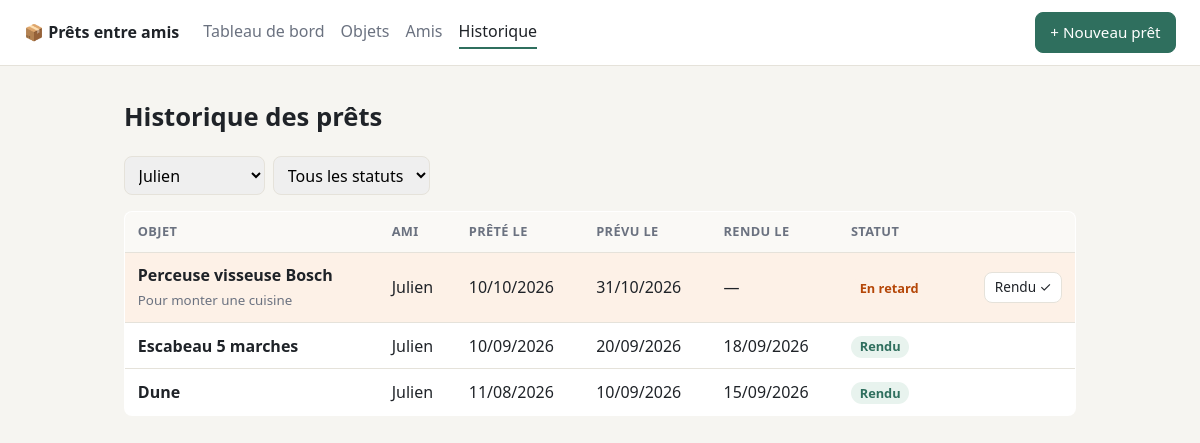
/loans?friend=2, run on the app's committed database.
### tables this page shows
CREATE TABLE loans (
    id          INT UNSIGNED AUTO_INCREMENT PRIMARY KEY,
    item_id     INT UNSIGNED NOT NULL,
    friend_id   INT UNSIGNED NOT NULL,
    loaned_at   DATE         NOT NULL,
    due_at      DATE         NULL,
    returned_at DATE         NULL,
    notes       VARCHAR(255) NULL,
    created_at  DATETIME     NOT NULL DEFAULT CURRENT_TIMESTAMP,

     
     
     
    active_item_id INT UNSIGNED AS (IF(returned_at IS NULL, item_id, NULL)) STORED,
    UNIQUE KEY uq_loans_one_active_per_item (active_item_id),

    KEY idx_loans_friend (friend_id),
    KEY idx_loans_status (returned_at, due_at),

    CONSTRAINT fk_loans_item   FOREIGN KEY (item_id)   REFERENCES items (id)   ON DELETE RESTRICT,
    CONSTRAINT fk_loans_friend FOREIGN KEY (friend_id) REFERENCES friends (id) ON DELETE RESTRICT,
    CONSTRAINT chk_loans_due      CHECK (due_at IS NULL OR due_at >= loaned_at),
    CONSTRAINT chk_loans_returned CHECK (returned_at IS NULL OR returned_at >= loaned_at)
);

CREATE TABLE items (
    id         INT UNSIGNED AUTO_INCREMENT PRIMARY KEY,
    name       VARCHAR(150) NOT NULL,
    category   VARCHAR(50)  NOT NULL DEFAULT 'Autre',
    notes      TEXT         NULL,
    created_at DATETIME     NOT NULL DEFAULT CURRENT_TIMESTAMP,
    KEY idx_items_category (category)
);

CREATE TABLE friends (
    id         INT UNSIGNED AUTO_INCREMENT PRIMARY KEY,
    name       VARCHAR(100) NOT NULL,
    email      VARCHAR(255) NULL,
    phone      VARCHAR(30)  NULL,
    created_at DATETIME     NOT NULL DEFAULT CURRENT_TIMESTAMP,
    UNIQUE KEY uq_friends_name (name)
);

### src/Controller/LoanController.php (called while the page is built, shortened)
<?php
final class LoanController
{
    public function history(): void
    {
        $friendId = Input::int('friend');
        $status = Input::nullable('status');
        $this->view->render('loans/history', [
            'title'    => 'Historique des prêts',
            'loans'    => $this->loans->history($friendId, $status),
            'friends'  => $this->friends->all(),
            'friendId' => $friendId,
            'status'   => $status,
        ]);
    }
}

### public/index.php (called while the page is built, shortened)
<?php
spl_autoload_register(static function (string $class): void {
    if (str_starts_with($class, 'App\\')) {
        $file = __DIR__ . '/../src/' . str_replace('\\', '/', substr($class, 4)) . '.php';
    }
});
require __DIR__ . '/../src/helpers.php';
$view = new View(__DIR__ . '/../templates');
try {
    $pdo = Database::connection();
    $friendRepo = new FriendRepository($pdo);
    $itemRepo = new ItemRepository($pdo);
    $loanRepo = new LoanRepository($pdo);
    $dashboard = new DashboardController($view, $loanRepo);
    $friends = new FriendController($view, $friendRepo);
    $items = new ItemController($view, $itemRepo);
    $loans = new LoanController($view, $loanRepo, $itemRepo, $friendRepo);
    $router = new Router();
    $router->get('/', $dashboard->index(...));
    $router->get('/friends', $friends->index(...));
    $router->get('/friends/new', $friends->create(...));
    $router->post('/friends', $friends->store(...));
    $router->get('/friends/{id}/edit', $friends->edit(...));
    $router->post('/friends/{id}', $friends->update(...));
    $router->post('/friends/{id}/delete', $friends->delete(...));
    $router->get('/items', $items->index(...));
    $router->get('/items/new', $items->create(...));
    $router->post('/items', $items->store(...));
    $router->get('/items/{id}/edit', $items->edit(...));
    $router->post('/items/{id}', $items->update(...));
    $router->post('/items/{id}/delete', $items->delete(...));
    $router->get('/loans', $loans->history(...));
    $router->get('/loans/new', $loans->create(...));
    $router->post('/loans', $loans->store(...));
    $router->post('/loans/{id}/return', $loans->markReturned(...));
    $router->dispatch($_SERVER['REQUEST_METHOD'], $_SERVER['REQUEST_URI']);
} catch (HttpException $e) {
    $view->render('error', ['title' => $e->getMessage(), 'status' => $e->status], $e->status);
} catch (Throwable $e) {
    error_log((string) $e);
    $view->render('error', ['title' => 'Erreur serveur', 'status' => 500], 500);
}

### src/Repository/FriendRepository.php (called while the page is built, shortened)
<?php
final class FriendRepository
{
    public function all(): array
    {
        return $this->pdo->query('SELECT id, name FROM friends ORDER BY name')->fetchAll();
    }
}

### src/Repository/LoanRepository.php (called while the page is built, shortened)
<?php
final class LoanRepository
{
    public function history(?int $friendId = null, ?string $status = null): array
    {
        $where = [];
        $params = [];
        if ($friendId !== null) {
            $where[] = 'l.friend_id = :friend';
            $params['friend'] = $friendId;
        }
        $sql = self::SELECT . ($where ? ' WHERE ' . implode(' AND ', $where) : '')
            . ' ORDER BY l.loaned_at DESC, l.id DESC';
        $stmt = $this->pdo->prepare($sql);
        $stmt->execute($params);
        return $stmt->fetchAll();
    }
}

### templates/loans/history.php (the view, shortened to what this page needs)
<h1>Historique des prêts</h1>
<form method="get" action="/loans" class="filters-form">
    <select name="friend" onchange="this.form.submit()">
        <?php foreach ($friends as $friend): ?>
            <option value="<?= e($friend['id']) ?>"<?= $friendId === (int) $friend['id'] ? ' selected' : '' ?>><?= e($friend['name']) ?></option>
        <?php endforeach; ?>
    </select>
    <select name="status" onchange="this.form.submit()">
        <option value="">Tous les statuts</option>
    </select>
</form>
<?php if (!$loans): ?>
    <p class="empty">Aucun prêt ne correspond.</p>
<?php else: ?>
    <table>
        <thead><tr><th>Objet</th><th>Ami</th><th>Prêté le</th><th>Prévu le</th><th>Rendu le</th><th>Statut</th><th></th></tr></thead>
        <tbody>
        <?php foreach ($loans as $loan): ?>
            <tr class="<?= $loan['status'] === 'en_retard' ? 'row-late' : '' ?>">
                <td>
                    <strong><?= e($loan['item_name']) ?></strong>
                    <?php if ($loan['notes']): ?><br><small class="muted"><?= e($loan['notes']) ?></small><?php endif; ?>
                </td>
                <td><?= e($loan['friend_name']) ?></td>
                <td><?= date_fr($loan['loaned_at']) ?></td>
                <td><?= date_fr($loan['due_at']) ?></td>
                <td><?= date_fr($loan['returned_at']) ?></td>
                <td><?= status_badge($loan['status']) ?></td>
                <td class="actions">
                    <?php if ($loan['returned_at'] === null): ?>
                        <form method="post" action="/loans/<?= e($loan['id']) ?>/return">
                            <button class="btn btn-small">Rendu ✓</button>
                        </form>
                    <?php endif; ?>
                </td>
            </tr>
        <?php endforeach; ?>
        </tbody>
    </table>
<?php endif; ?>

### src/helpers.php (shortened to what this page needs)
<?php
function e(mixed $value): string
{
    return htmlspecialchars((string) $value, ENT_QUOTES | ENT_SUBSTITUTE, 'UTF-8');
}
function date_fr(?string $date): string
{
    if ($date === null || $date === '') {
        return '—';
    }
    $d = DateTimeImmutable::createFromFormat('!Y-m-d', substr($date, 0, 10));
    return $d ? $d->format('d/m/Y') : e($date);
}
function status_badge(string $status): string
{
    return sprintf('<span class="badge badge-%s">%s</span>', e($status), e(STATUS_LABELS[$status] ?? $status));
}

### src/Router.php (shortened to what this page needs)
<?php
final class Router
{
    private array $routes = [];
    public function dispatch(string $method, string $uri): void
    {
        $path = rtrim(parse_url($uri, PHP_URL_PATH) ?: '/', '/') ?: '/';
        $pathMatched = false;
        foreach ($this->routes as [$routeMethod, $regex, $handler]) {
            if (!preg_match($regex, $path, $matches)) {
                continue;
            }
            $pathMatched = true;
            $params = array_map('intval', array_filter($matches, 'is_string', ARRAY_FILTER_USE_KEY));
            $handler(...$params);
            return;
        }
        throw new HttpException($pathMatched ? 405 : 404);
    }
    private function add(string $method, string $path, callable $handler): void
    {
        $regex = '#^' . preg_replace('#\{(\w+)\}#', '(?P<$1>\d+)', $path) . '$#';
        $this->routes[] = [$method, $regex, $handler];
    }
}

### public/style.css (style rules this page uses)
:root { --bg: #f6f5f1; --surface: #ffffff; --text: #1f2328; --muted: #6b7280; --border: #e5e2da; --primary: #2f6f5e; --primary-dark: #24574a; --danger: #b42318; --warn-bg: #fdf1e7; --warn: #b54708; --ok-bg: #e8f3ee; --info-bg: #eaf0fb; --info: #1e4fa3; --radius: 8px; font-family: system-ui, -apple-system, "Segoe UI", Roboto, sans-serif; color: var(--text); background: var(--bg); }
* { box-sizing: border-box; }
body { margin: 0; line-height: 1.5; }
h1 { font-size: 1.6rem; margin: 0 0 1.25rem; }
.muted { color: var(--muted); }
.btn { display: inline-block; padding: .5rem .9rem; border-radius: var(--radius); border: 1px solid var(--border); background: var(--surface); color: var(--text); font: inherit; font-size: .95rem; text-decoration: none; cursor: pointer; }
.btn-small { padding: .25rem .6rem; font-size: .85rem; }
table { width: 100%; border-collapse: collapse; background: var(--surface); border: 1px solid var(--border); border-radius: var(--radius); overflow: hidden; }
th, td { padding: .65rem .8rem; text-align: left; border-bottom: 1px solid var(--border); vertical-align: middle; }
th { font-size: .8rem; text-transform: uppercase; letter-spacing: .03em; color: var(--muted); background: #faf9f6; }
tr:last-child td { border-bottom: none; }
.row-late { background: var(--warn-bg); }
.actions { text-align: right; white-space: nowrap; }
.actions form { display: inline; }
.badge { display: inline-block; padding: .1rem .55rem; border-radius: 999px; font-size: .8rem; font-weight: 600; }
.badge-en_retard { background: var(--warn-bg); color: var(--warn); }
.badge-rendu { background: var(--ok-bg); color: var(--primary); }
.filters-form { display: flex; gap: .5rem; margin-bottom: 1rem; }
.filters-form select { padding: .4rem .6rem; border: 1px solid var(--border); border-radius: var(--radius); font: inherit; }

### data on the page
loans: item.name "Perceuse visseuse Bosch", notes "Pour monter une cuisine", friend.name "Julien", loaned_at "10/10/2026", due_at "31/10/2026", returned_at "—", status "En retard"
loans: item.name "Escabeau 5 marches", friend.name "Julien", loaned_at "10/09/2026", due_at "20/09/2026", returned_at "18/09/2026", status "Rendu"
loans: item.name "Dune", friend.name "Julien", loaned_at "11/08/2026", due_at "10/09/2026", returned_at "15/09/2026", status "Rendu"

### other printed values
$label "Tableau de bord"
$label "Objets"
$label "Amis"
$label "Historique"
form field friend "Julien"
